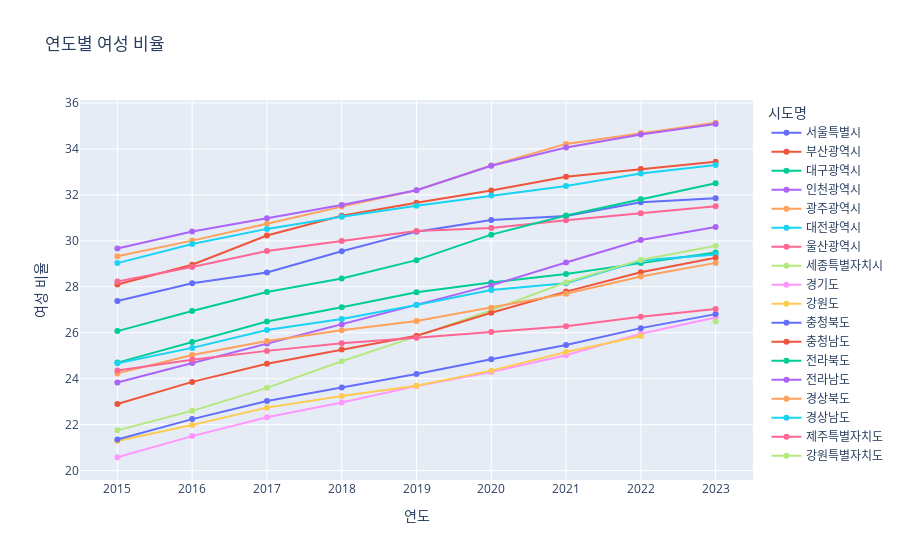

The code cell stored with this chart in its notebook:
### Code cell
fig = px.line(df_all, x='연도', y='여성비율', color='시도명',
              title='연도별 여성 비율',
              labels={'연도': '연도', '여성비율': '여성 비율'},
              markers=True)
fig

### Figure 1 — Plotly figure (JSON) as saved in the notebook; plotly's stock layout.template omitted (floating-point values rounded to 4 significant figures)
{"data": [{"hovertemplate": "시도명=서울특별시<br>연도=%{x}<br>여성 비율=%{y}<extra></extra>", "legendgroup": "서울특별시", "line": {"color": "#636efa", "dash": "solid"}, "marker": {"symbol": "circle"}, "mode": "markers+lines", "name": "서울특별시", "orientation": "v", "showlegend": true, "type": "scatter", "x": [2015, 2016, 2017, 2018, 2019, 2020, 2021, 2022, 2023], "xaxis": "x", "y": [27.38, 28.15, 28.62, 29.55, 30.4, 30.91, 31.08, 31.68, 31.85], "yaxis": "y"}, {"hovertemplate": "시도명=부산광역시<br>연도=%{x}<br>여성 비율=%{y}<extra></extra>", "legendgroup": "부산광역시", "line": {"color": "#EF553B", "dash": "solid"}, "marker": {"symbol": "circle"}, "mode": "markers+lines", "name": "부산광역시", "orientation": "v", "showlegend": true, "type": "scatter", "x": [2015, 2016, 2017, 2018, 2019, 2020, 2021, 2022, 2023], "xaxis": "x", "y": [28.1, 28.96, 30.23, 31.09, 31.66, 32.19, 32.79, 33.13, 33.44], "yaxis": "y"}, {"hovertemplate": "시도명=대구광역시<br>연도=%{x}<br>여성 비율=%{y}<extra></extra>", "legendgroup": "대구광역시", "line": {"color": "#00cc96", "dash": "solid"}, "marker": {"symbol": "circle"}, "mode": "markers+lines", "name": "대구광역시", "orientation": "v", "showlegend": true, "type": "scatter", "x": [2015, 2016, 2017, 2018, 2019, 2020, 2021, 2022, 2023], "xaxis": "x", "y": [24.7, 25.6, 26.49, 27.11, 27.76, 28.19, 28.56, 29.03, 29.49], "yaxis": "y"}, {"hovertemplate": "시도명=인천광역시<br>연도=%{x}<br>여성 비율=%{y}<extra></extra>", "legendgroup": "인천광역시", "line": {"color": "#ab63fa", "dash": "solid"}, "marker": {"symbol": "circle"}, "mode": "markers+lines", "name": "인천광역시", "orientation": "v", "showlegend": true, "type": "scatter", "x": [2015, 2016, 2017, 2018, 2019, 2020, 2021, 2022, 2023], "xaxis": "x", "y": [23.83, 24.68, 25.53, 26.36, 27.22, 28.06, 29.06, 30.04, 30.6], "yaxis": "y"}, {"hovertemplate": "시도명=광주광역시<br>연도=%{x}<br>여성 비율=%{y}<extra></extra>", "legendgroup": "광주광역시", "line": {"color": "#FFA15A", "dash": "solid"}, "marker": {"symbol": "circle"}, "mode": "markers+lines", "name": "광주광역시", "orientation": "v", "showlegend": true, "type": "scatter", "x": [2015, 2016, 2017, 2018, 2019, 2020, 2021, 2022, 2023], "xaxis": "x", "y": [29.33, 30.01, 30.74, 31.49, 32.2, 33.28, 34.22, 34.69, 35.14], "yaxis": "y"}, {"hovertemplate": "시도명=대전광역시<br>연도=%{x}<br>여성 비율=%{y}<extra></extra>", "legendgroup": "대전광역시", "line": {"color": "#19d3f3", "dash": "solid"}, "marker": {"symbol": "circle"}, "mode": "markers+lines", "name": "대전광역시", "orientation": "v", "showlegend": true, "type": "scatter", "x": [2015, 2016, 2017, 2018, 2019, 2020, 2021, 2022, 2023], "xaxis": "x", "y": [24.67, 25.34, 26.12, 26.6, 27.21, 27.86, 28.15, 29.14, 29.4], "yaxis": "y"}, {"hovertemplate": "시도명=울산광역시<br>연도=%{x}<br>여성 비율=%{y}<extra></extra>", "legendgroup": "울산광역시", "line": {"color": "#FF6692", "dash": "solid"}, "marker": {"symbol": "circle"}, "mode": "markers+lines", "name": "울산광역시", "orientation": "v", "showlegend": true, "type": "scatter", "x": [2015, 2016, 2017, 2018, 2019, 2020, 2021, 2022, 2023], "xaxis": "x", "y": [28.23, 28.86, 29.56, 29.99, 30.43, 30.56, 30.9, 31.2, 31.5], "yaxis": "y"}, {"hovertemplate": "시도명=세종특별자치시<br>연도=%{x}<br>여성 비율=%{y}<extra></extra>", "legendgroup": "세종특별자치시", "line": {"color": "#B6E880", "dash": "solid"}, "marker": {"symbol": "circle"}, "mode": "markers+lines", "name": "세종특별자치시", "orientation": "v", "showlegend": true, "type": "scatter", "x": [2015, 2016, 2017, 2018, 2019, 2020, 2021, 2022, 2023], "xaxis": "x", "y": [21.75, 22.6, 23.6, 24.76, 25.84, 26.98, 28.2, 29.17, 29.79], "yaxis": "y"}, {"hovertemplate": "시도명=경기도<br>연도=%{x}<br>여성 비율=%{y}<extra></extra>", "legendgroup": "경기도", "line": {"color": "#FF97FF", "dash": "solid"}, "marker": {"symbol": "circle"}, "mode": "markers+lines", "name": "경기도", "orientation": "v", "showlegend": true, "type": "scatter", "x": [2015, 2016, 2017, 2018, 2019, 2020, 2021, 2022, 2023], "xaxis": "x", "y": [20.58, 21.5, 22.32, 22.96, 23.68, 24.29, 25.02, 25.96, 26.66], "yaxis": "y"}, {"hovertemplate": "시도명=강원도<br>연도=%{x}<br>여성 비율=%{y}<extra></extra>", "legendgroup": "강원도", "line": {"color": "#FECB52", "dash": "solid"}, "marker": {"symbol": "circle"}, "mode": "markers+lines", "name": "강원도", "orientation": "v", "showlegend": true, "type": "scatter", "x": [2015, 2016, 2017, 2018, 2019, 2020, 2021, 2022], "xaxis": "x", "y": [21.29, 21.98, 22.74, 23.25, 23.69, 24.35, 25.16, 25.86], "yaxis": "y"}, {"hovertemplate": "시도명=충청북도<br>연도=%{x}<br>여성 비율=%{y}<extra></extra>", "legendgroup": "충청북도", "line": {"color": "#636efa", "dash": "solid"}, "marker": {"symbol": "circle"}, "mode": "markers+lines", "name": "충청북도", "orientation": "v", "showlegend": true, "type": "scatter", "x": [2015, 2016, 2017, 2018, 2019, 2020, 2021, 2022, 2023], "xaxis": "x", "y": [21.35, 22.24, 23.03, 23.62, 24.2, 24.85, 25.47, 26.2, 26.81], "yaxis": "y"}, {"hovertemplate": "시도명=충청남도<br>연도=%{x}<br>여성 비율=%{y}<extra></extra>", "legendgroup": "충청남도", "line": {"color": "#EF553B", "dash": "solid"}, "marker": {"symbol": "circle"}, "mode": "markers+lines", "name": "충청남도", "orientation": "v", "showlegend": true, "type": "scatter", "x": [2015, 2016, 2017, 2018, 2019, 2020, 2021, 2022, 2023], "xaxis": "x", "y": [22.9, 23.86, 24.65, 25.27, 25.87, 26.87, 27.79, 28.63, 29.26], "yaxis": "y"}, {"hovertemplate": "시도명=전라북도<br>연도=%{x}<br>여성 비율=%{y}<extra></extra>", "legendgroup": "전라북도", "line": {"color": "#00cc96", "dash": "solid"}, "marker": {"symbol": "circle"}, "mode": "markers+lines", "name": "전라북도", "orientation": "v", "showlegend": true, "type": "scatter", "x": [2015, 2016, 2017, 2018, 2019, 2020, 2021, 2022, 2023], "xaxis": "x", "y": [26.07, 26.95, 27.77, 28.36, 29.16, 30.27, 31.1, 31.81, 32.51], "yaxis": "y"}, {"hovertemplate": "시도명=전라남도<br>연도=%{x}<br>여성 비율=%{y}<extra></extra>", "legendgroup": "전라남도", "line": {"color": "#ab63fa", "dash": "solid"}, "marker": {"symbol": "circle"}, "mode": "markers+lines", "name": "전라남도", "orientation": "v", "showlegend": true, "type": "scatter", "x": [2015, 2016, 2017, 2018, 2019, 2020, 2021, 2022, 2023], "xaxis": "x", "y": [29.67, 30.41, 30.98, 31.56, 32.2, 33.27, 34.06, 34.63, 35.09], "yaxis": "y"}, {"hovertemplate": "시도명=경상북도<br>연도=%{x}<br>여성 비율=%{y}<extra></extra>", "legendgroup": "경상북도", "line": {"color": "#FFA15A", "dash": "solid"}, "marker": {"symbol": "circle"}, "mode": "markers+lines", "name": "경상북도", "orientation": "v", "showlegend": true, "type": "scatter", "x": [2015, 2016, 2017, 2018, 2019, 2020, 2021, 2022, 2023], "xaxis": "x", "y": [24.23, 25.03, 25.64, 26.11, 26.51, 27.09, 27.7, 28.45, 29.04], "yaxis": "y"}, {"hovertemplate": "시도명=경상남도<br>연도=%{x}<br>여성 비율=%{y}<extra></extra>", "legendgroup": "경상남도", "line": {"color": "#19d3f3", "dash": "solid"}, "marker": {"symbol": "circle"}, "mode": "markers+lines", "name": "경상남도", "orientation": "v", "showlegend": true, "type": "scatter", "x": [2015, 2016, 2017, 2018, 2019, 2020, 2021, 2022, 2023], "xaxis": "x", "y": [29.03, 29.86, 30.52, 31.05, 31.53, 31.97, 32.39, 32.93, 33.3], "yaxis": "y"}, {"hovertemplate": "시도명=제주특별자치도<br>연도=%{x}<br>여성 비율=%{y}<extra></extra>", "legendgroup": "제주특별자치도", "line": {"color": "#FF6692", "dash": "solid"}, "marker": {"symbol": "circle"}, "mode": "markers+lines", "name": "제주특별자치도", "orientation": "v", "showlegend": true, "type": "scatter", "x": [2015, 2016, 2017, 2018, 2019, 2020, 2021, 2022, 2023], "xaxis": "x", "y": [24.36, 24.82, 25.21, 25.54, 25.78, 26.03, 26.28, 26.7, 27.03], "yaxis": "y"}, {"hovertemplate": "시도명=강원특별자치도<br>연도=%{x}<br>여성 비율=%{y}<extra></extra>", "legendgroup": "강원특별자치도", "line": {"color": "#B6E880", "dash": "solid"}, "marker": {"symbol": "circle"}, "mode": "markers+lines", "name": "강원특별자치도", "orientation": "v", "showlegend": true, "type": "scatter", "x": [2023], "xaxis": "x", "y": [26.49], "yaxis": "y"}], "layout": {"autosize": true, "legend": {"title": {"text": "시도명"}, "tracegroupgap": 0}, "title": {"text": "연도별 여성 비율"}, "xaxis": {"anchor": "y", "autorange": true, "domain": [0, 1], "range": [2015.0, 2023.0], "title": {"text": "연도"}, "type": "linear"}, "yaxis": {"anchor": "x", "autorange": true, "domain": [0, 1], "range": [19.38, 36.34], "title": {"text": "여성 비율"}, "type": "linear"}}}
